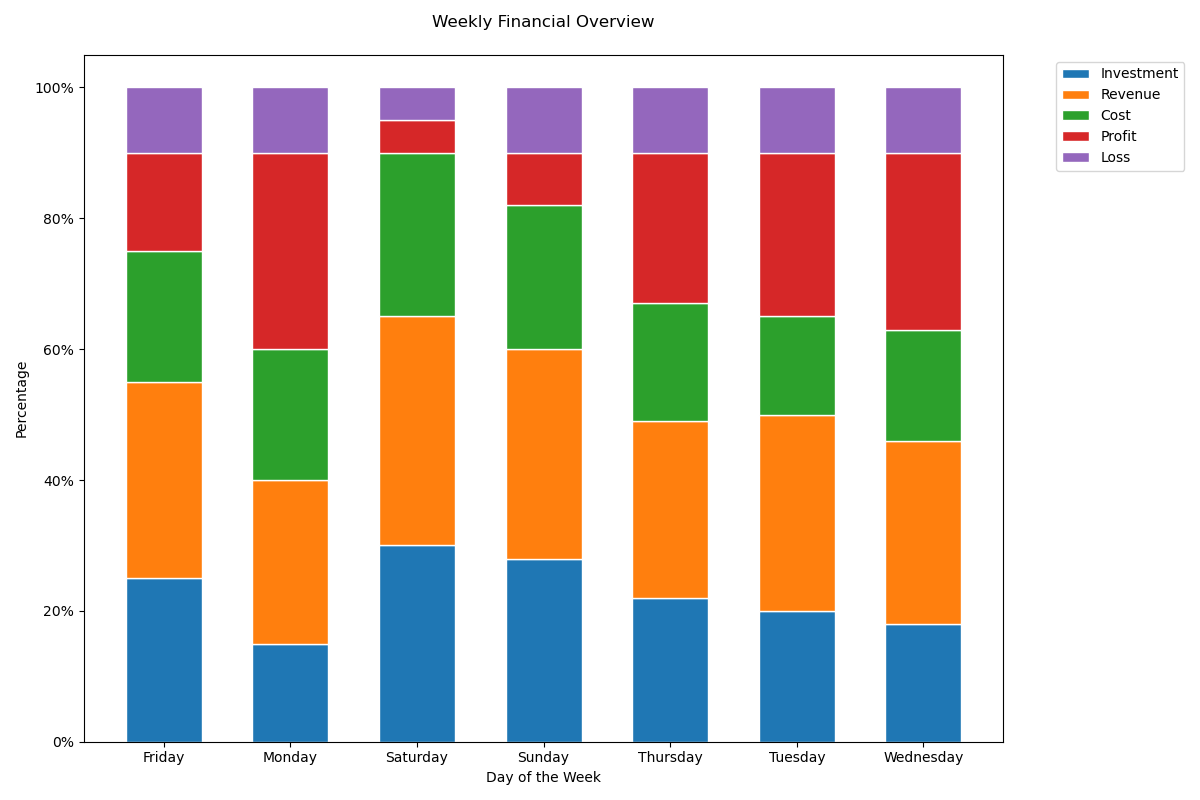

The Python source for this figure:

import seaborn as sns
import matplotlib.pyplot as plt
import pandas as pd

data = [
    {'Day': 'Monday', 'Investment': '15%', 'Revenue': '25%', 'Cost': '20%', 'Profit': '30%', 'Loss': '10%'},
    {'Day': 'Tuesday', 'Investment': '20%', 'Revenue': '30%', 'Cost': '15%', 'Profit': '25%', 'Loss': '10%'},
    {'Day': 'Wednesday', 'Investment': '18%', 'Revenue': '28%', 'Cost': '17%', 'Profit': '27%', 'Loss': '10%'},
    {'Day': 'Thursday', 'Investment': '22%', 'Revenue': '27%', 'Cost': '18%', 'Profit': '23%', 'Loss': '10%'},
    {'Day': 'Friday', 'Investment': '25%', 'Revenue': '30%', 'Cost': '20%', 'Profit': '15%', 'Loss': '10%'},
    {'Day': 'Saturday', 'Investment': '30%', 'Revenue': '35%', 'Cost': '25%', 'Profit': '5%', 'Loss': '5%'},
    {'Day': 'Sunday', 'Investment': '28%', 'Revenue': '32%', 'Cost': '22%', 'Profit': '8%', 'Loss': '10%'}
]

df = pd.DataFrame(data)

for col in df.columns:
    if col != 'Day':
        df[col] = df[col].str.rstrip('%').astype('float') / 100

df.set_index('Day', inplace=True)
df.sort_index(inplace=True)

cumsum_df = df.cumsum(axis=1)

fig, ax = plt.subplots(figsize=(12, 8))

colors = ['#1f77b4', '#ff7f0e', '#2ca02c', '#d62728', '#9467bd']
width = 0.6
for i, col in enumerate(df.columns):
    ax.bar(df.index, df[col], bottom=cumsum_df[col] - df[col], color=colors[i], edgecolor='white', width=width)

plt.xticks(rotation=0)
plt.yticks(ticks=[0, 0.2, 0.4, 0.6, 0.8, 1], labels=['0%', '20%', '40%', '60%', '80%', '100%'])
plt.xlabel('Day of the Week')
plt.ylabel('Percentage')
plt.title('Weekly Financial Overview', pad=20)
plt.legend(df.columns, bbox_to_anchor=(1.05, 1), loc='upper left')
plt.tight_layout()

plt.show()
